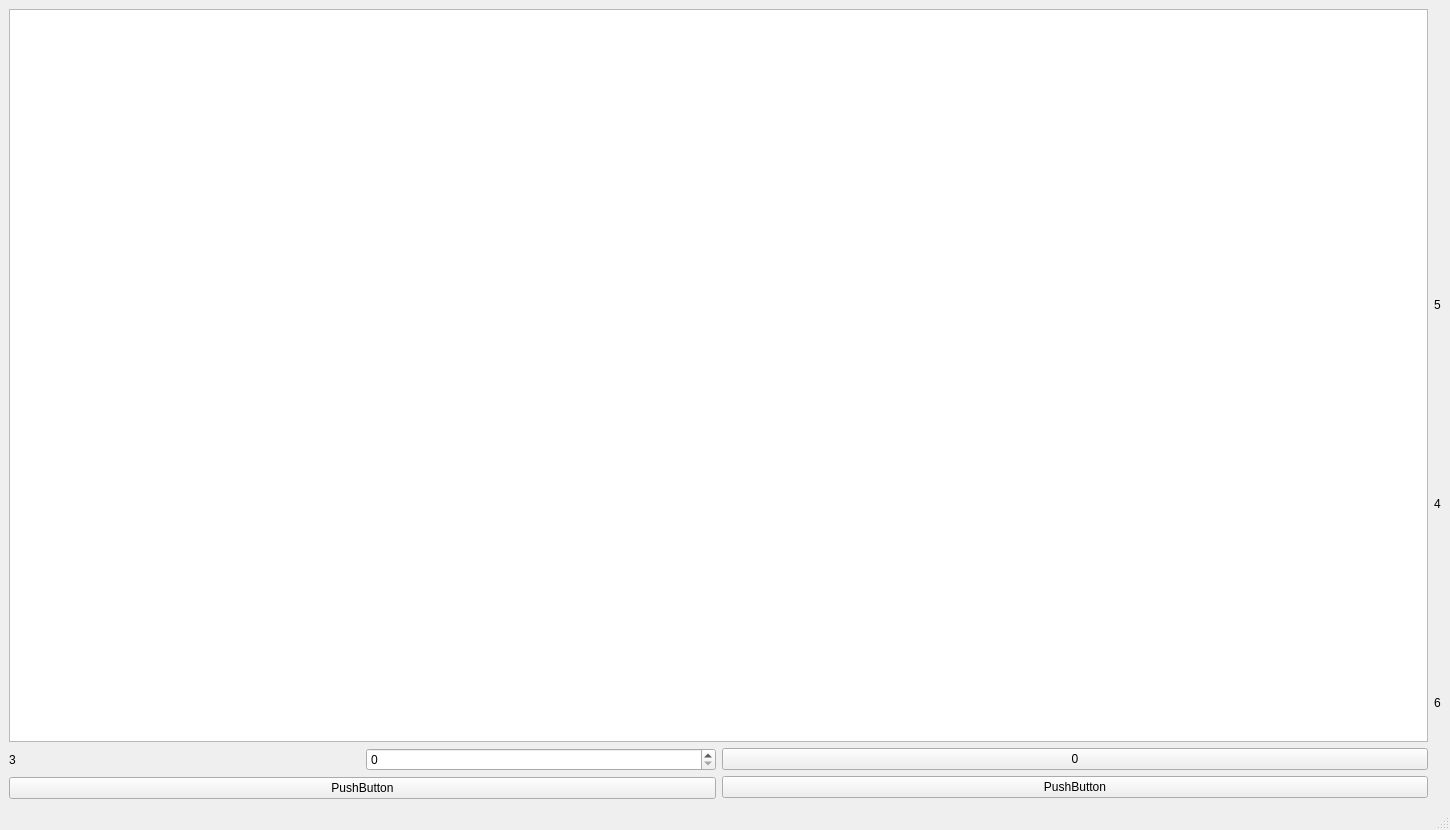
<?xml version="1.0" encoding="UTF-8"?>
<ui version="4.0">
 <class>MainWindow</class>
 <widget class="QMainWindow" name="MainWindow">
  <property name="geometry">
   <rect>
    <x>0</x>
    <y>0</y>
    <width>1450</width>
    <height>830</height>
   </rect>
  </property>
  <property name="windowTitle">
   <string>MainWindow</string>
  </property>
  <widget class="QWidget" name="centralwidget">
   <layout class="QHBoxLayout" name="horizontalLayout_3">
    <item>
     <layout class="QVBoxLayout" name="layout_table_other">
      <item>
       <widget class="QTableWidget" name="PdTable"/>
      </item>
      <item>
       <layout class="QHBoxLayout" name="layout_buttons_and_spinbox">
        <item>
         <layout class="QVBoxLayout" name="lay_descr">
          <item>
           <layout class="QHBoxLayout" name="layout_spin_lab">
            <item>
             <widget class="QLabel" name="label_partition">
              <property name="text">
               <string>3</string>
              </property>
             </widget>
            </item>
            <item>
             <widget class="QSpinBox" name="spinBox_partition"/>
            </item>
           </layout>
          </item>
          <item>
           <widget class="QPushButton" name="but_descr">
            <property name="text">
             <string>PushButton</string>
            </property>
           </widget>
          </item>
         </layout>
        </item>
        <item>
         <layout class="QVBoxLayout" name="layout_button_task">
          <item>
           <widget class="QPushButton" name="button_test_task">
            <property name="text">
             <string>0</string>
            </property>
           </widget>
          </item>
          <item>
           <widget class="QPushButton" name="button_main_task">
            <property name="text">
             <string>PushButton</string>
            </property>
           </widget>
          </item>
         </layout>
        </item>
       </layout>
      </item>
     </layout>
    </item>
    <item>
     <layout class="QVBoxLayout" name="label_graph_labels">
      <item>
       <layout class="QVBoxLayout" name="layout_three_labels">
        <item>
         <widget class="MplWidget" name="MplWidget" native="true"/>
        </item>
        <item>
         <widget class="QLabel" name="label_dif">
          <property name="text">
           <string>5</string>
          </property>
         </widget>
        </item>
        <item>
         <widget class="QLabel" name="label_eps">
          <property name="text">
           <string>4</string>
          </property>
         </widget>
        </item>
        <item>
         <widget class="QLabel" name="label_n_partition">
          <property name="text">
           <string>6</string>
          </property>
         </widget>
        </item>
       </layout>
      </item>
     </layout>
    </item>
   </layout>
  </widget>
  <widget class="QMenuBar" name="menubar">
   <property name="geometry">
    <rect>
     <x>0</x>
     <y>0</y>
     <width>1450</width>
     <height>21</height>
    </rect>
   </property>
  </widget>
  <widget class="QStatusBar" name="statusbar"/>
 </widget>
 <customwidgets>
  <customwidget>
   <class>MplWidget</class>
   <extends>QWidget</extends>
   <header>mplwidget.h</header>
   <container>1</container>
  </customwidget>
 </customwidgets>
 <resources/>
 <connections/>
</ui>
